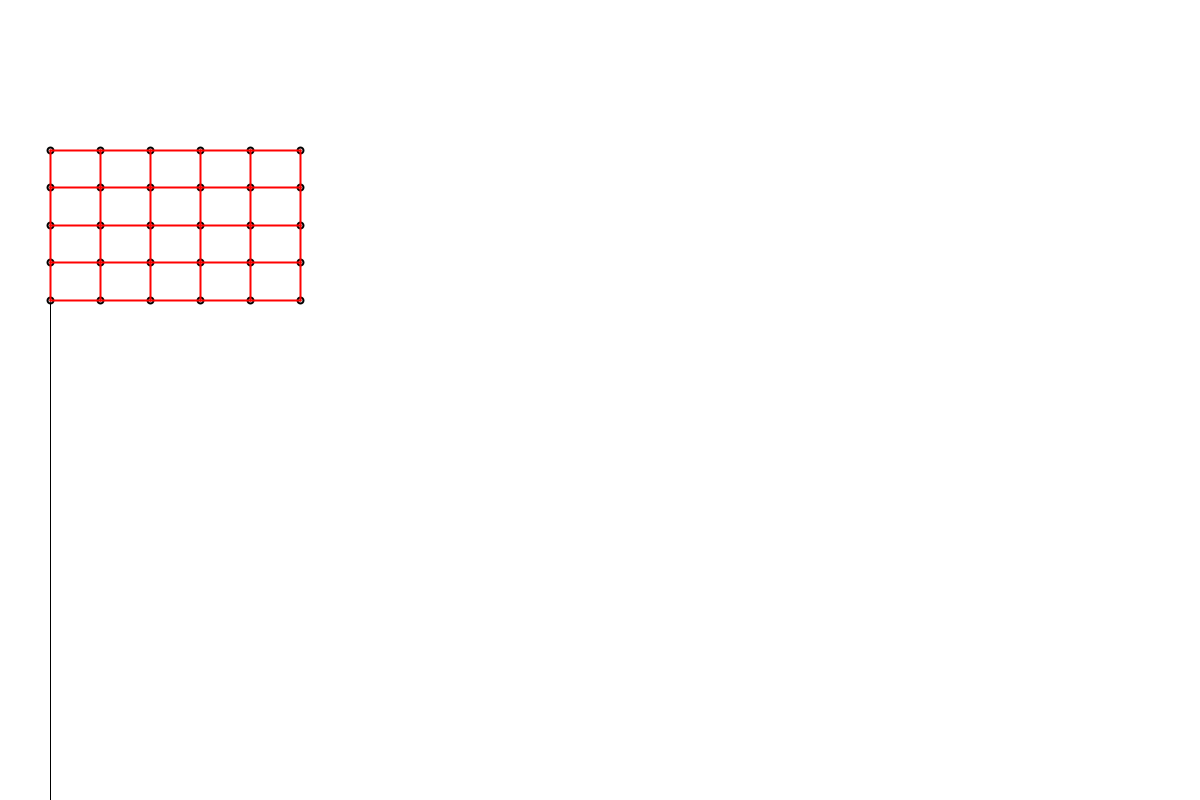
Frame 1 (no input)
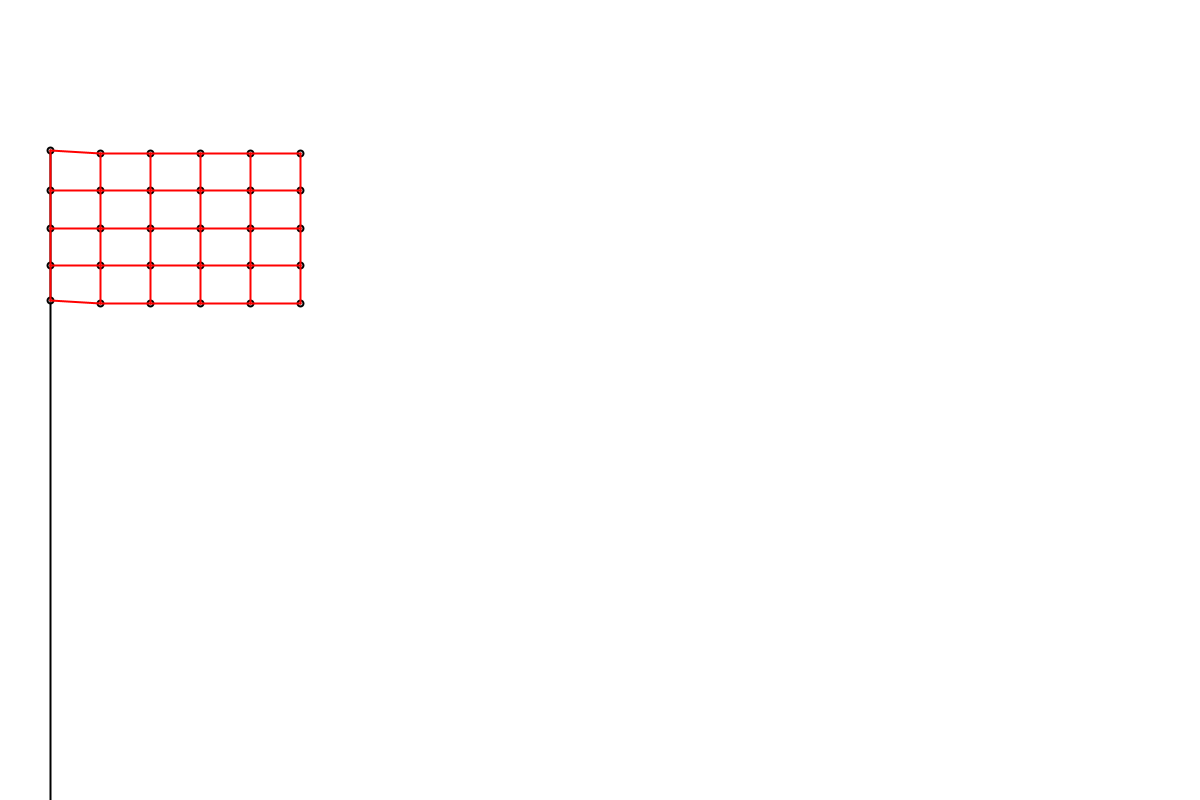
Frame 60 (the mouse pressed at the canvas centre just before this capture)
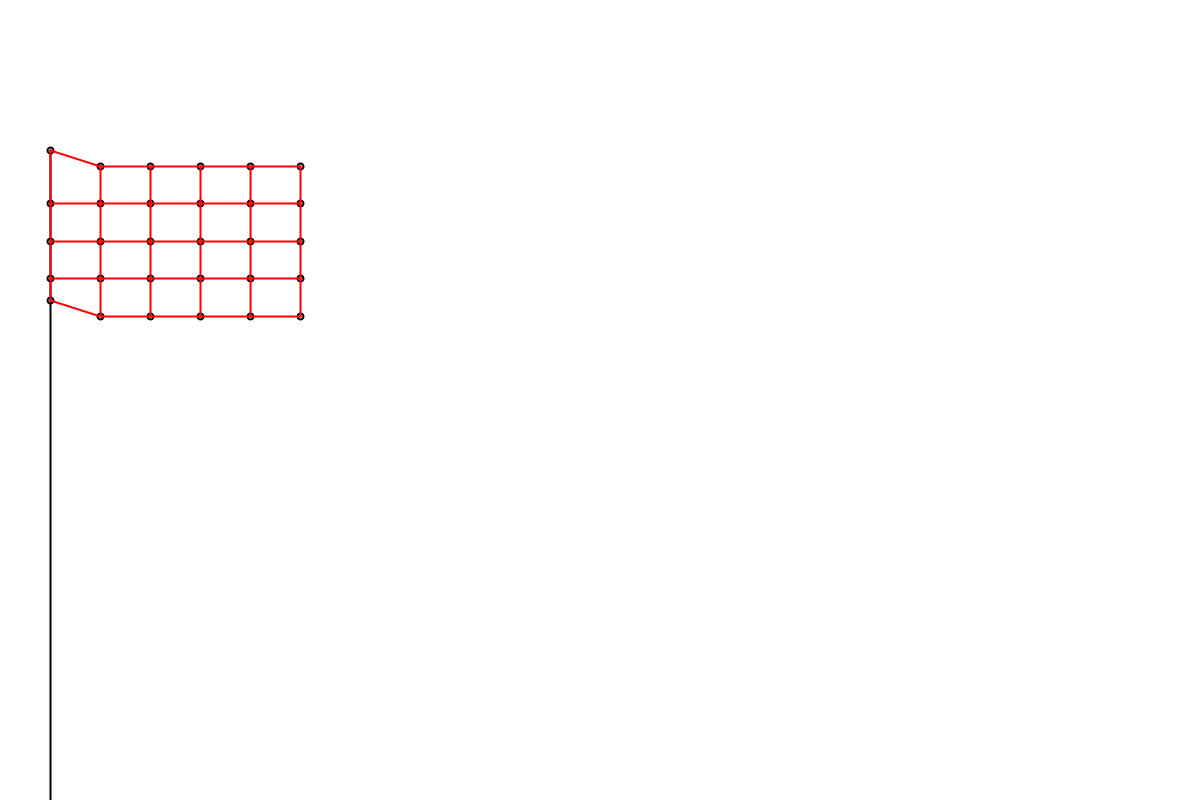
Frame 120 (the mouse held since frame 60 and released just before this capture)

The Processing sketch that drew these frames (run headless with seeded random() and noise(); from frame 60 on, the mouse is pressed at the canvas centre):

// Processing sketch: Banderas
// ── Banderas.pde


float _timeStep;        // Simulation time-step (s)
float _simTime = 0.0;   // Simulated time (s)

 //Podemos modificar este valor para añadir más pelos a la simulación
ArrayList<Bandera> banderas;


void settings()
{
   size(DISPLAY_SIZE_X, DISPLAY_SIZE_Y);
}

void setup()
{
   frameRate(DRAW_FREQ);
   background(BACKGROUND_COLOR[0], BACKGROUND_COLOR[1], BACKGROUND_COLOR[2]);

   initSimulation();
}


void initSimulation()
{
   _simTime = 0.0;
   _timeStep = TS;

    banderas = new ArrayList<Bandera>();
    banderas.add( new Bandera (Lcuerda, NMUELLES, b1, FlagType.Structured));
   // banderas.add( new Bandera (Lcuerda, NMUELLES, b2, FlagType.Shear));
//    banderas.add( new Bandera (Lcuerda, NMUELLES, b3, FlagType.Bend));
    
}


void restartSimulation()
{
   initSimulation();
}

void updateSimulation()
{
  _simTime += _timeStep;
  
  for(int i = 0; i < banderas.size(); i++)
  {
    banderas.get(i).update(_simTime);
  }
}

void draw()
{
  background(255);
  fill(255,0,0);
  
  for(int i = 0; i < banderas.size(); i++)
  {
    banderas.get(i).display();
  }
  updateSimulation();
}

// ── Bandera.pde

class Bandera
{
  PVector longitud;  //Longitud total
  PVector nMuelles;  //Nº de muelles
  PVector origen;  //Posicion origen
  PVector lMuelle;  //Longitud reposo de muelles
  FlagType tipo;
  
  Particle[][] _particles;
  PVector[][] fuerzas;
  ArrayList<Spring> _muelles;
  
  Bandera (PVector longitud_, PVector nMu, PVector _origen, FlagType t)
  {
    longitud = longitud_.copy();
    nMuelles = nMu.copy();
    origen = _origen.copy();
    lMuelle = new PVector(longitud.x/nMuelles.x, longitud.y/nMuelles.y);
    tipo = t;
    
    
     _particles = new Particle[(int)nMuelles.x+1][(int)nMuelles.y+1];
     _muelles = new ArrayList<Spring>();
     fuerzas = new PVector[(int)nMuelles.x+1][(int)nMuelles.y+1];
    
    //PARTICULAS
    for(int i = 0; i < _particles.length; i++){//x
      for(int j = 0; j <_particles[0].length ;j++){//y
        PVector pos = new PVector(origen.x + lMuelle.x * i, origen.y + lMuelle.y * j);
       _particles[i][j] = new Particle (pos);
      }
    }
    
    
    //MUELLES
    //Structured
      for(int i = 0; i < _particles.length; i++){//x
        for(int j = 0; j <_particles[0].length ;j++){//y
            if(i >0)//horizontales
            {
              Spring s = new Spring(_particles[i][j], _particles[i-1][j]);
              _muelles.add(s);//x
              _particles[i][j].addSpring(s);
              _particles[i-1][j].addSpring(s);
              
            }
              
            if(j > 0)//verticales
            {
              Spring s = new Spring(_particles[i][j], _particles[i][j-1]);
              _muelles.add(s);//y
              _particles[i][j].addSpring(s);
              _particles[i][j-1].addSpring(s);
            }
          }
        }
    
    //Shear
    if(tipo != FlagType.Structured)
    {
       for(int i = 0; i < _particles.length; i++){//x
        for(int j = 0; j <_particles[0].length ;j++){//y
        
            if(i+1 < _particles.length && j > 0 )//diag derecha arriba
            {
              //println("Pos actu:" + i + ","+ j +"Pos sig:" + (i+1) + ","+ (j-1));
              Spring s = new Spring(_particles[i][j], _particles[i+1][j-1]);
              _muelles.add(s);//x
              _particles[i][j].addSpring(s);
              _particles[i+1][j-1].addSpring(s);
             
            }
            
            if(i+1 < _particles.length && j+1 < _particles[0].length )// diag derecha abajo
            {
              //println("Pos actu:" + i + ","+ j +"Pos sig:" + (i+1) + ","+ (j+1));
              Spring s = new Spring(_particles[i][j], _particles[i+1][j+1]);
              _muelles.add(s);//x
              _particles[i][j].addSpring(s);
              _particles[i+1][j+1].addSpring(s);
              
              
            }
          }
        }
      
    }
    //Bend
    else if(tipo == FlagType.Bend)
    {
      for(int i = 0; i < _particles.length; i++){//x
        for(int j = 0; j <_particles[0].length ;j++){//y
          
            if(i - 2 >= 0)//horizontales
            {
             // println("Pos actu:" + i + ","+ j +"Pos sig:" + (i-2) + ","+ (j));
              Spring s = new Spring(_particles[i][j], _particles[i-2][j]);
              _muelles.add(s);//x
              _particles[i][j].addSpring(s);
              _particles[i-2][j].addSpring(s);
              
            }
              
            if(j-2 >= 0)//verticales
            {
              Spring s = new Spring(_particles[i][j], _particles[i][j-2]);
              _muelles.add(s);//y
              _particles[i][j].addSpring(s);
              _particles[i][j-2].addSpring(s);
            }
          }
        }
    }
        
    
    
  }
  
  void update(float ts)
  {
    
    for(int i = 0; i < _muelles.size(); i++)
       _muelles.get(i).update();
      
    /*
    for(int i = 0; i < _particles.length; i++){//x
      for(int j = 0; j < _particles[0].length ;j++){//y
        fuerzas[i][j].set(0,0);
        Particle VertexPos = _particles[i][j];
        
        fuerzas[i][j] = gravity;
        fuerzas[i][j].add(getForce( i-1, j , VertexPos, Lcuerda, k));
      }
    }*/
    
    
    
    for(int i = 0; i < _particles.length; i++){//x
      for(int j = 0; j < _particles[0].length ;j++){//y
      if (!((i == 0 && j == 0) || (i == 0 && j == _particles[0].length - 1)))//si no son las que sujetan la bandera
         _particles[i][j].update(ts);
      }
    }
    
  }
  
  void display()
  {
    stroke(0);  

    line(origen.x, origen.y, origen.x, height);

    stroke(255, 0, 0);  // línea roja

    for(int i = 0; i < _particles.length; i++){//x
      for(int j = 0; j < _particles[0].length ;j++){//y
       
       _particles[i][j].display();
      }
    }
    
    for(int i = 0; i < _muelles.size(); i++){//x
       _muelles.get(i).display();
      
    }
    
  }
  
 /* PVector getForce(int nx, int ny, PVector currentPos, float restLength, float k) {
  // Comprobamos si el vecino existe dentro de los límites
  if (nx < 0 || nx >= sx || ny < 0 || ny >= sy) {
    return new PVector(0, 0, 0); // fuerza nula si está fuera de la malla
  }

  PVector neighborPos = vert[nx][ny]; // posición del nodo vecino
  PVector dir = PVector.sub(neighborPos, currentPos); // vector entre los puntos

  float dist = dir.mag(); // distancia actual
  if (dist == 0) return new PVector(0, 0, 0); // evita división por 0

  float displacement = dist - restLength; // cuánto se estira o comprime el muelle

  dir.normalize(); // dirección unitaria
  dir.mult(k * displacement); // ley de Hooke: F = -k * Δx

  return dir;
}*/


  
}

// ── Parameters.pde
enum FlagType
{
   Structured,
   Shear,
   Bend
}


// Display and output parameters:
final int DRAW_FREQ = 100;                            // Draw frequency (Hz or Frame-per-second)
final int DISPLAY_SIZE_X = 1200;                      // Display width (pixels)
final int DISPLAY_SIZE_Y = 800;                      // Display height (pixels)
final int [] BACKGROUND_COLOR = {200, 210, 240};      // Background color (RGB)
final int [] TEXT_COLOR = {0, 0, 0};                  // Text color (RGB)
final String FILE_NAME = "p3data.csv";                // File to write the simulation variables

//Constantes
final PVector gravity = new PVector(0, 4.8);
final PVector b1 = new PVector (50,150); //Bandera 1
final PVector b2 = new PVector (450,150); //Bandera 2
final PVector b3 = new PVector (850,150); //Bandera 3

//Variables
final float TS = 0.001;          // Paso de simulación
final float mass = 0.1;         // Masa particulas
final float k = 1;              // Constante elastica
final float am = 0.3;  
final PVector NMUELLES = new PVector(5,4); //Nº de muelles
final PVector Lcuerda = new PVector(250,150);  //Longitud total bandera
final float R = 3; // Radio particula
final PVector dirViento = new PVector(1,0);
final float mViento = 1;
final float KA = 0.2;

// ── Particle.pde

class Particle
{
  PVector _s; //posicion
  PVector _v; //vesidad
  PVector _a; //aceleracion
  PVector _F,Fm;
  float _m; 
  int mode;
  
  ArrayList<Spring> muelles;
  
  Particle(PVector pos)
  {
    _s = pos.copy();
    _v = new PVector(0,0);
    _a = new PVector(0,0);
    _F = new PVector(0,0);
    muelles = new ArrayList<Spring>();
    Fm = new PVector(0,0);
    _m = mass;
   
  }
  
   void update(float timeStep)
   {
  //   println("INI: F:" + _F + " a:" + _a+ " v:" + _v + " s:" + _s);
      updateForce(); //<>//
      
      _a = new PVector(0,0);
      PVector a = PVector.div(_F,_m);
      _a = a.copy(); //<>//
      _v.add(PVector.mult(_a,timeStep));
      _s.add(PVector.mult(_v,timeStep));
     println("ACT: F:" + _F + " a:" + _a+ " v:" + _v + " s:" + _s+ " m:" + _m);
      _F =  new PVector(0,0);
      Fm = new PVector(0,0);
   }

   void updateForce()
   {
     
     //PESO
    PVector Fg = PVector.mult( gravity,_m); //<>//
    _F.add(Fg);
    
    //VIENTO
  
  
    //Friccion aire
    PVector damping = PVector.mult(_v, -KA);  
    _F.add(damping);
    
    
    //Muelle
    for(int i = 0; i < muelles.size(); i++)
    {
     // println(_F);
      // _F.add(muelles.get(i).getForce(this)); 
      // println(muelles.get(i).getForce(this) + " f:" + _F);
    }
    _F.add(Fm);
   // println(_F);
   }
   
   void addSpring(Spring s)
   { 
     boolean  repetido = false;
     for(int i = 0; i < muelles.size(); i++)
       if(muelles.get(i) == s)
         repetido = true;
         
     if(repetido == false)
       muelles.add(s);
   }
  
  void applyForce(PVector f){
    Fm = f.copy();
     println(Fm);
  }
  
  PVector getPos()
  {
   return _s.copy(); 
  }
  void display()
  {
    stroke(0);
    strokeWeight(2);
    fill(175, 120);
    ellipse(_s.x, _s.y, 2*R, 2*R);

    
  }
  
  
}
  

// ── Spring.pde

class Spring
{
  PVector dir;
  PVector F;
  float l0;
  float Epe;
  
  float elong;
  //define el muelle con 2 extremos
  Particle a,b;
  
  Spring (Particle a_, Particle b_)
  {
    a = a_;
    b = b_;
    l0 = PVector.sub(b.getPos(),a.getPos()).mag();
    dir = PVector.sub(b_.getPos(),a_.getPos());
    F = new PVector(0,0);
    
  }
  
  //Función que actualiza las fuerzas del muelle en distintos sentidos
  void update()
  {
    F = new PVector(0,0); //<>//
    
    dir = PVector.sub(b.getPos(),a.getPos());
    float dist = sqrt(dir.x*dir.x + dir.y*dir.y);
    if (dist == 0) return; 
    elong = dist - l0; //obtenemos la elongación actual
    dir.normalize();
    
    PVector dampingForce = PVector.mult(PVector.sub(a._v, b._v),am);
    PVector Fuerza = PVector.mult(dir,k * elong);
    
     Fuerza.sub(dampingForce);
     F = Fuerza.copy();
     
     a.applyForce(F);
     PVector fB = PVector.mult(F,-1);
     b.applyForce(fB);
    println("f:" + F +" fB:" + fB +  " elong:" + elong+ " dist:" + dist + " l0:" + l0);
  }
  
  //Funcion que devuelve la fuerza en funcion de la particula
  PVector getForce(Particle p)
  {
    PVector res = new PVector(0,0);
  //  println(F);
      if (p == a)
        res = F.copy();        // Fuerza que actúa sobre la particula a
      else if (p == b)
        res = PVector.mult(F.copy(),-1);
      else
        println("No está esa particula");
        
      //println("f:" + F + " -f:" + res);
      return res.copy();
  }
  
  void display()
  {
    strokeWeight(2);
    stroke(0);
    stroke(255, 0, 0); 
    line(a._s.x, a._s.y, b._s.x, b._s.y);
  }
}
